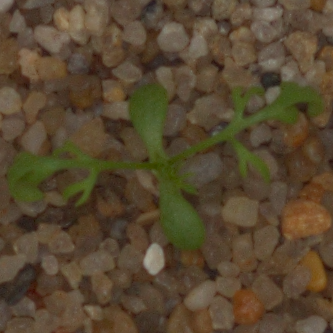
#> input picture test/03ef36742.png, 333 x 333 px; its folder holds only this picture in this run
$ python -i image_preprocessing.py   (imports and definitions only)
#> lines starting #> are read from the running program, lines starting #| are printed output that depends on the picture; after the words box and inside, x2 and y2 are one past the last pixel; in counts of white or black regions, pixels touching at a corner belong together
#> further down, picture is the input picture: shape (333, 333, 3); mean B, G, R 48.5, 71.7, 87.9
import numpy as np
import pandas as pd
import cv2
import os
from keras.utils.np_utils import to_categorical

SPECIES = ['Black-grass', 'Charlock', 'Cleavers', 'Common Chickweed', 'Common wheat', 'Fat Hen',
          'Loose Silky-bent', 'Maize','Scentless Mayweed', 'Shepherds Purse',
          'Small-flowered Cranesbill', 'Sugar beet']

SEED = 42


def load_train():
    train_data = []
    for species_id, sp in enumerate(SPECIES):
        for file in os.listdir(os.path.join('train', sp)):
            train_data.append(['train/{}/{}'.format(sp, file), species_id, sp])

    train = pd.DataFrame(train_data, columns=['Filepath', 'SpeciesId', 'Species'])

    # Randomize the order of training set
    train = train.sample(frac=1, random_state=SEED)
    train.index = np.arange(len(train))
    return train


def load_test():
    test_data = []
    for file in os.listdir('test'):
        test_data.append(['test/{}'.format(file), file])
    return pd.DataFrame(test_data, columns=['Filepath', 'File'])


def extract_labels(data):
    Y = data['SpeciesId'].values
    return to_categorical(Y, num_classes=12)

def extract_features(data, image_size):
    X = np.zeros((data.shape[0], image_size, image_size, 3))
    for i, file in enumerate(data['Filepath'].values):
        image = read_image(file)
        image_segmented = segment_image(image)
        X[i] = resize_image(image_segmented, (image_size, image_size))

    X = X / 255.
    return X


def read_image(filepath):
    return cv2.imread(filepath)


def resize_image(image, image_size):
    return cv2.resize(image.copy(), image_size, interpolation=cv2.INTER_AREA)


################  Image segmentation functions  ################


def create_mask(image):
    image_hsv = cv2.cvtColor(image, cv2.COLOR_BGR2HSV)
#> image_hsv: shape (333, 333, 3); mean H, S, V 17.5, 118.2, 88.9
    # Convert from BGR to HSV color-space to extract colored object
    lower_green = np.array([30, 100, 50])
    upper_green = np.array([85, 255, 255])
    # Threshold the HSV image to get only green colors
    mask = cv2.inRange(image_hsv, lower_green, upper_green)
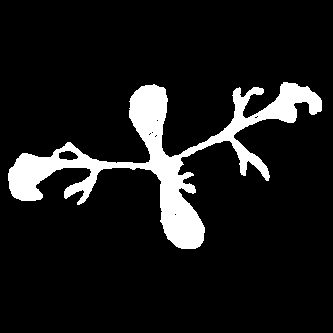
#> mask: shape (333, 333); 10.2% white; 1 white region, box (x1, y1, x2, y2) and area: (8, 82, 322, 249) 11282
    # Uses a morphological operation called closing to close small holes in the image
    # We need a kernel or structuring element to determine the nature of the operation
    kernel = cv2.getStructuringElement(cv2.MORPH_ELLIPSE, (15, 15))
    mask = cv2.morphologyEx(mask, cv2.MORPH_CLOSE, kernel)
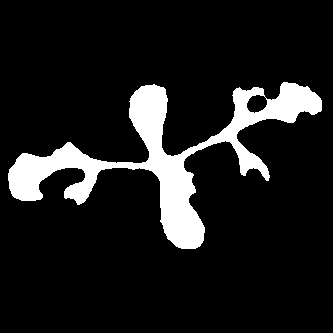
#> mask: shape (333, 333); 11.1% white; 1 white region, box (x1, y1, x2, y2) and area: (8, 82, 322, 249) 12279
    return mask

def segment_image(image):
    mask = create_mask(image)
    # Bitwise-AND mask and original image
    return cv2.bitwise_and(image, image, mask=mask)
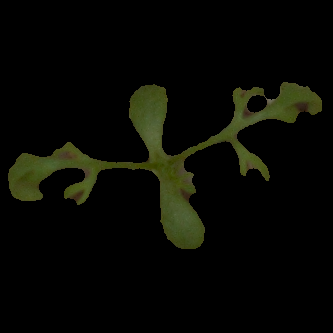
#> returned value: shape (333, 333, 3); mean of channels 0, 1, 2 3.5, 8.8, 7.9; drawn as B, G, R

>>> import cv2
>>> picture = cv2.imread('test/03ef36742.png')
>>> result = segment_image(picture)

$ run again, on test/06d12f6fa.png
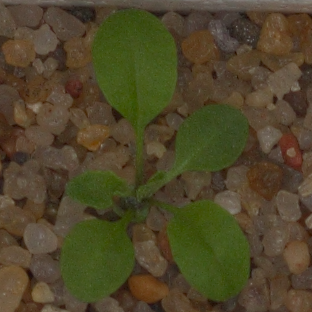
#> input picture test/06d12f6fa.png, 312 x 312 px
#> picture is the input picture: shape (312, 312, 3); mean B, G, R 41.7, 70, 79.3
#> image_hsv: shape (312, 312, 3); mean H, S, V 21.5, 129.6, 83.3
#> in create_mask, `mask = cv2.inRange(image_hsv, lower_green, upper_green)`:
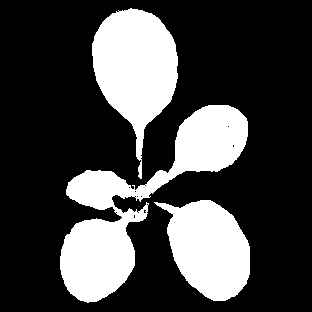
#> mask: shape (312, 312); 26.7% white; 3 white regions, box (x1, y1, x2, y2) and area: (60, 105, 248, 303) 11719, (92, 8, 178, 179) 7980, (154, 200, 250, 301) 6323
#> in segment_image, `return cv2.bitwise_and(image, image, mask=mask)`:
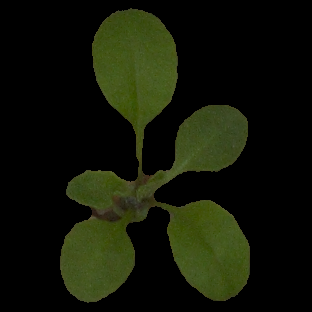
#> returned value: shape (312, 312, 3); mean of channels 0, 1, 2 7.3, 21.9, 17.9; drawn as B, G, R

$ run again, on test/085974290.png
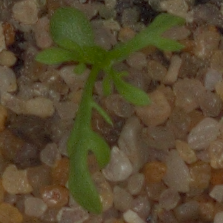
#> input picture test/085974290.png, 223 x 223 px
#> picture is the input picture: shape (223, 223, 3); mean B, G, R 46, 72.2, 85.5
#> image_hsv: shape (223, 223, 3); mean H, S, V 19.6, 123.4, 87.5
#> in create_mask, `mask = cv2.inRange(image_hsv, lower_green, upper_green)`:
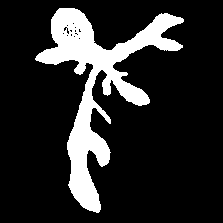
#> mask: shape (223, 223); 16.1% white; 1 white region, box (x1, y1, x2, y2) and area: (35, 8, 184, 213) 8014
#> in segment_image, `return cv2.bitwise_and(image, image, mask=mask)`:
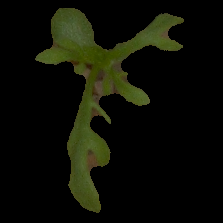
#> returned value: shape (223, 223, 3); mean of channels 0, 1, 2 5.2, 14.4, 12.7; drawn as B, G, R

$ run again, on test/089ad62a7.png
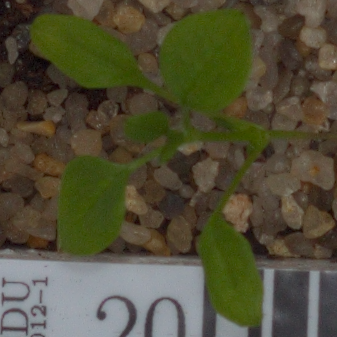
#> input picture test/089ad62a7.png, 337 x 337 px
#> picture is the input picture: shape (337, 337, 3); mean B, G, R 55.6, 78.6, 82.3
#> image_hsv: shape (337, 337, 3); mean H, S, V 39.9, 111.5, 87.5
#> in create_mask, `mask = cv2.inRange(image_hsv, lower_green, upper_green)`:
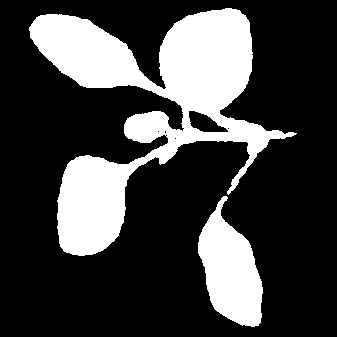
#> mask: shape (337, 337); 25.4% white; 2 white regions, box (x1, y1, x2, y2) and area: (29, 8, 297, 256) 23759, (198, 196, 263, 327) 5080
#> in segment_image, `return cv2.bitwise_and(image, image, mask=mask)`:
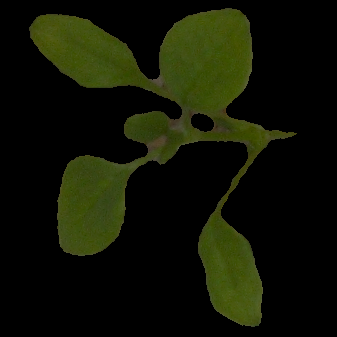
#> returned value: shape (337, 337, 3); mean of channels 0, 1, 2 4.5, 20, 16.6; drawn as B, G, R
